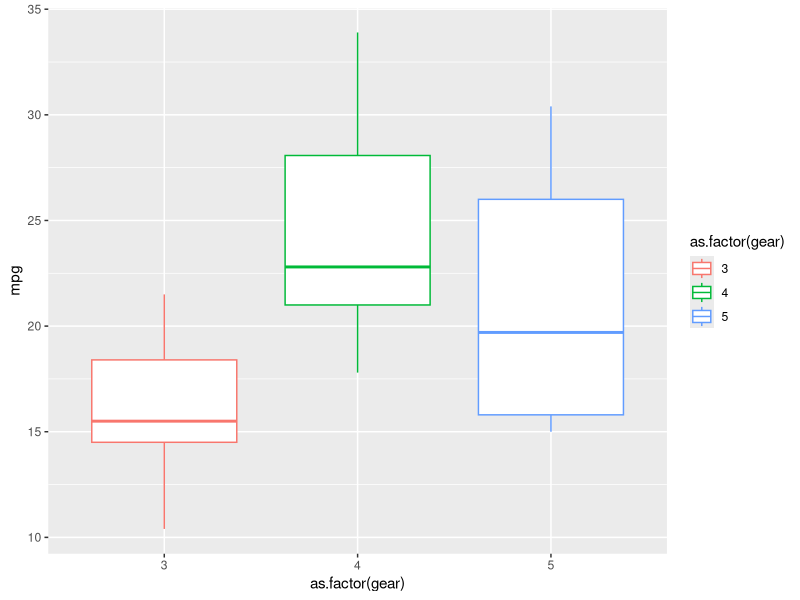

Write R code to recreate this figure. (Note: this script raises an error after producing the figure.)
## ---- chunk 1
sum(5:55)
## ---- chunk 2
sumfun <- function(n)
sum (5:n)
## ---- chunk 3
sumfun (10)
sumfun (20)
sumfun (100)
## ---- chunk 4
x <- 12
fib <- numeric(x)
fib[1] <- 1
fib[2] <- 1
for (x in 3:12) {
  fib[x] <- fib[x-1]+fib[x-2] 
}
print(fib)
## ---- chunk 5
library(ggplot2)
ggplot(data=mtcars,aes(x=as.factor(gear),y=mpg)) + geom_boxplot(aes(col=as.factor(gear)))
## ---- chunk 6
y <- cars$dist; x <- cars$speed;
model <- lm(formula="y~x")
model
summary(model)
## ---- chunk 7
library(ggplot2)
ggplot(cars,aes(speed,dist)) + geom_point() +
  geom_smooth(method="lm",formula="y~x")
## ---- chunk 8
y <- cars$dist; x <- 1.467*cars$speed;
model <- lm(formula="y~x")
model
